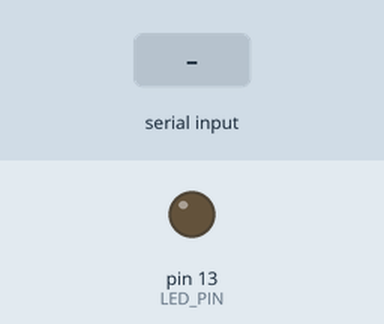
A sketch run on a simulated Arduino Uno, built with avr-gcc and run on an emulated ATmega328P. Parts: output pins drawn as LEDs (lit = HIGH). The test bench sets the inputs (shaded band).

Above: at 1.2 s.
1.3 s: byte 1 (1) received over Serial
At 1.7 s:
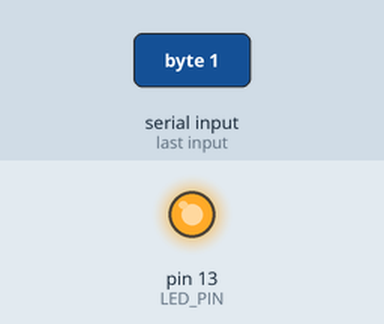
Timing chart, 0 to 4.3 s (numbered marks = the images above; inputs shaded):
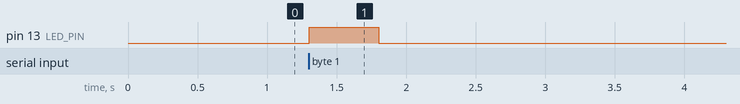

Measured:
- after the input at 1.3 s, pin 13 (LED_PIN): LOW → HIGH at once, → LOW 0.50 s later

The sketch:

Receiver.ino
```cpp
// constants
const int PORT_NUMBER = 9600;

const int UNINIT = -1;
const int LED_ON = 0;
const int LED_OFF = 1;

const int LED_PIN = 13;
const int LED_DURATION = 500;


// vars
int currentState = UNINIT;
int endTime = -1;

boolean isLEDOn = false;


// arduino setup
void setup()  {
  // set pin mode
  pinMode(LED_PIN, OUTPUT);

  // init serial communications
  Serial.begin(PORT_NUMBER);
}

void loop() {
  // read serial data
  char serialData;
  if (Serial.available()) {
    serialData = Serial.read();
  }

  // set state accordingly
  if (serialData == 1) {
    currentState = LED_ON;
  } else {
    currentState = LED_OFF;
  }

  // handle states
  switch (currentState) {
    case LED_ON:
      turnOnLED();
      break;
    case LED_OFF:
      turnOffLED();
      break;
  }

  delay(10);
}


// methods definitions
void turnOnLED() {
  // quick exit if already on
  if (isLEDOn) {
    return;
  }

  digitalWrite(LED_PIN, HIGH);
  endTime = millis() + LED_DURATION;
}

void turnOffLED() {
  if (millis() >= endTime) {
    digitalWrite(LED_PIN, LOW);
    isLEDOn = false;
  }
}
```
